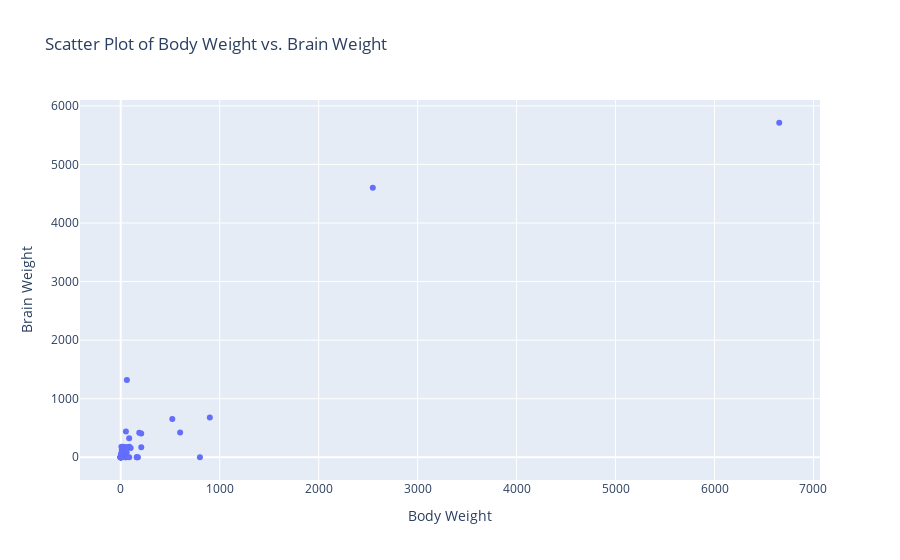

Write notebook code for a chart like this one.
### Markdown cell above
• None of the data has been provided in the original article's dataset. It is not a loading issue. The data is missing.

• We've tried to check for similar species to the ones with 0 BrainWt values. For example: the caspian seal
df[(df['Order'] == 'Carnivora') | (df['Species'].str.contains('seal', case=False))]. Nevertheless the difference in size among members of the same species makes it too vague to guess anything.

• Our data set is not rich enough to tacle this BrainWt problem just with our data.

We checked the correlation between BodyWt and BrainWt:

### Code cell
# Scatter plot of body weight vs. brain weight
fig = px.scatter(df, x='BodyWt', y='BrainWt', title='Scatter Plot of Body Weight vs. Brain Weight')
fig.update_layout(xaxis_title='Body Weight', yaxis_title='Brain Weight')
fig.show()

### Figure 1 — Plotly figure (JSON) as saved in the notebook; plotly's stock layout.template omitted (floating-point values rounded to 4 significant figures)
{"data": [{"hovertemplate": "BodyWt=%{x}<br>BrainWt=%{y}<extra></extra>", "legendgroup": "", "marker": {"color": "#636efa", "symbol": "circle"}, "mode": "markers", "name": "", "orientation": "v", "showlegend": false, "type": "scatter", "x": [6654, 1, 0.044, 3.38, 0.92, 2547, 25.23, 0.023, 173.3, 207.5, 86, 50, 52.2, 0.42, 53.18, 0.148, 600, 0.021, 0.21, 0.55, 14, 3.3, 187, 0.112, 0.075, 0.77, 0.2, 2, 60, 900.0, 33.5, 0.12, 0.205, 207, 2.625, 85, 36.33, 0.019, 0.728, 521, 0.022, 62, 100, 0.32, 0.005, 161.5, 0.01, 3.5, 6.8, 0.122, 0.053, 1.67, 1.35, 0.048, 1.7, 20.49, 0.028, 0.48, 10, 1.62, 86.25, 800, 1.1, 1.1, 2.5, 4.288, 4.23, 3.6, 14.8, 0.266, 55.5, 4.5, 1.4, 0.743, 0.06, 0.9, 0.37, 0.101, 3.85, 162.6, 2.95, 0.104, 4.75, 0.045, 0.035, 3.5, 0.071], "xaxis": "x", "y": [5712, 6.6, 0, 44.5, 5.7, 4603, 180, 0.3, 0, 169, 0, 0, 440, 6.4, 0, 1.18, 423, 0, 0, 2.4, 70, 25.6, 419, 0, 1.2, 3.5, 5, 17.5, 81, 680, 115, 1, 4, 406, 12.27, 325, 119.5, 0.29, 5.5, 655, 0.4, 1320, 157, 1.9, 0.14, 0, 0.25, 10.8, 179, 3, 0, 0, 8.1, 0.33, 6.3, 0, 0, 15.5, 115, 11.4, 180, 0, 0, 0, 12.1, 39.2, 50.4, 21, 98.2, 0, 175, 25, 12.5, 20, 1, 2.6, 0, 4, 0, 0, 12.3, 2.5, 58, 0, 0, 3.9, 0], "yaxis": "y"}], "layout": {"legend": {"tracegroupgap": 0}, "title": {"text": "Scatter Plot of Body Weight vs. Brain Weight"}, "xaxis": {"anchor": "y", "domain": [0, 1], "title": {"text": "Body Weight"}}, "yaxis": {"anchor": "x", "domain": [0, 1], "title": {"text": "Brain Weight"}}}}
